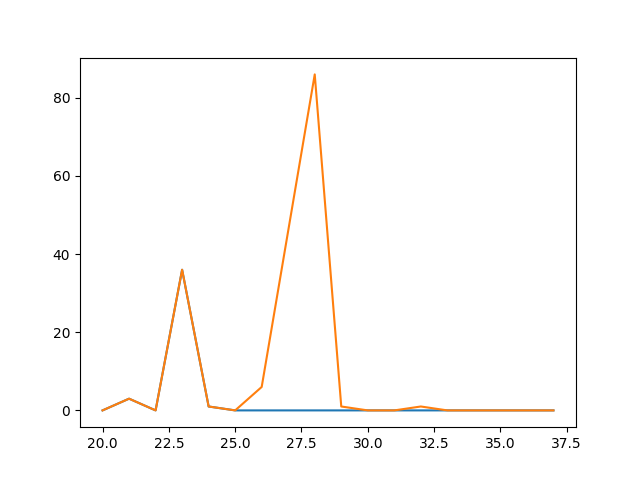

This figure's Python source:
import json
import csv
import os
import datetime
import matplotlib.pyplot as plt
from config import project_folder

path = project_folder + "code/user_data_test/"


# file = 'result_fb62884cc3fa8a4bfb36535fa628acff22830025acb5ebe31e1ef5ef.json'

def extract_week_number(raw_date):
    year = raw_date[:4]
    month = raw_date[5:7]
    day = raw_date[8:]
    dt = datetime.date(int(year), int(month), int(day))
    wk = dt.isocalendar()[1]
    return wk


'''
with open(path + file, 'r') as data_file:
	for line in data_file.readlines():
        	data = json.loads(line)
		print data
		break	
'''


def create_unique_video_dictionary(min_week, max_week):
    temp_dict = {}
    for i in range(min_week, max_week + 1):
        temp_dict[i] = []
    return temp_dict


store_week_number = []
main_db_unique_video = []
week_unique_video = create_unique_video_dictionary(20, 37)

for file in os.listdir(path):
    if file != '.gitignore':
        with open(path + file, 'r') as data_file:
            for line in data_file.readlines():
                data = json.loads(line)
                raw_Video_Id = data['Video_Id']
                raw_date = data['date']
                week_number = extract_week_number(raw_date)
                if raw_Video_Id != 'null':

                    if week_number in week_unique_video:
                        week_unique_video[week_number].append(raw_Video_Id)
                    else:
                        week_unique_video[week_number] = [raw_Video_Id]
            temp_values = []
            for key in week_unique_video:
                temp_values.append(len(list(set(week_unique_video[key]))))
            main_db_unique_video.append(temp_values)

# print main_db_unique_video
for i in main_db_unique_video:
    print len(i)
keys = []
for key in week_unique_video:
    keys.append(key)

Z1 = sorted(keys)
copy = []
for i in main_db_unique_video:
    tmp = []
    tmp = [x for _, x in sorted(zip(keys, i))]
    copy.append(tmp)

# print copy
for i in copy:
    plt.plot(Z1, i)
plt.savefig('uniquevideo.png')
plt.show()
